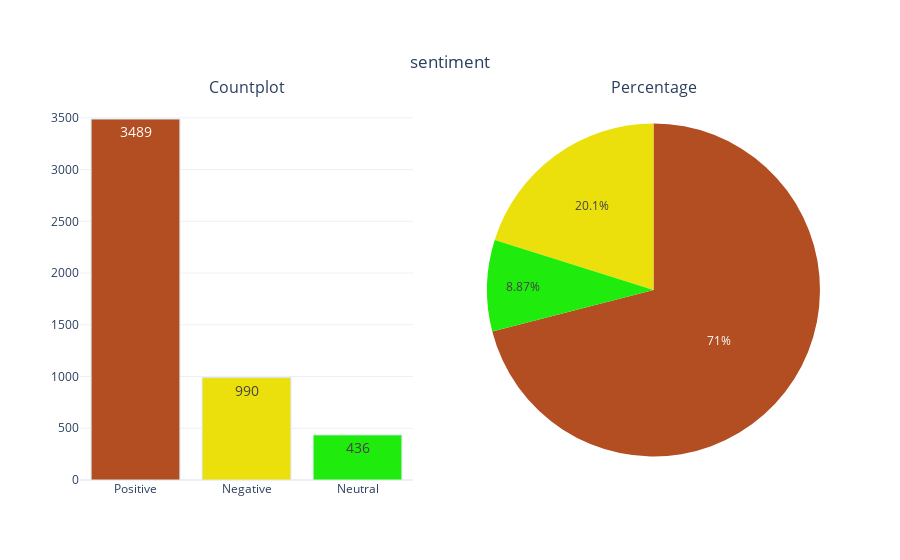

The cell this chart's notebook holds for it:
### Code cell
categorical_variable_summary(df,'sentiment')

### Figure 1 — Plotly figure (JSON) as saved in the notebook; plotly's stock layout.template omitted (floating-point values rounded to 4 significant figures)
{"data": [{"marker": {"color": ["#B34D22", "#EBE00C", "#1FEB0C", "#0C92EB", "#EB0CD5"], "line": {"color": "#DBE6EC", "width": 1}}, "name": "sentiment", "showlegend": false, "text": ["3489", "990", "436"], "textfont": {"size": 14}, "textposition": "auto", "type": "bar", "x": ["Positive", "Negative", "Neutral"], "xaxis": "x", "y": [3489, 990, 436], "yaxis": "y"}, {"domain": {"x": [0.55, 1], "y": [0, 1]}, "labels": ["Positive", "Negative", "Neutral"], "marker": {"colors": ["#B34D22", "#EBE00C", "#1FEB0C", "#0C92EB", "#EB0CD5"]}, "name": "sentiment", "showlegend": false, "textposition": "auto", "type": "pie", "values": [3489, 990, 436]}], "layout": {"annotations": [{"font": {"size": 16}, "showarrow": false, "text": "Countplot", "x": 0.225, "xanchor": "center", "xref": "paper", "y": 1, "yanchor": "bottom", "yref": "paper"}, {"font": {"size": 16}, "showarrow": false, "text": "Percentage", "x": 0.775, "xanchor": "center", "xref": "paper", "y": 1, "yanchor": "bottom", "yref": "paper"}], "autosize": true, "title": {"text": "sentiment", "x": 0.5, "xanchor": "center", "y": 0.9, "yanchor": "top"}, "xaxis": {"anchor": "y", "autorange": true, "domain": [0, 0.45], "range": [-0.5, 2.5], "type": "category"}, "yaxis": {"anchor": "x", "autorange": true, "domain": [0, 1], "range": [0, 3673.0], "type": "linear"}}}
